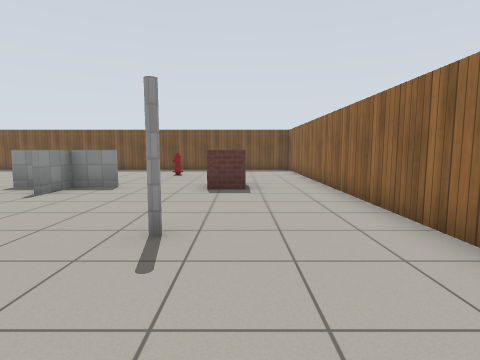
view 1 (above)

13 first-person views from a walk through a robot-simulator world made for Gazebo. The camera is 1 m above the floor, tilts 6° down and sees 80° across. The lines on the ground mark 1 m squares. The floor is counted in squares, 1 m on a side. Each view is taken from the middle of a square. On the plan, view 1 faces up. The plan holds only what a view shows up to about 11 squares ahead; the rest is blank. Simple patterns stand in for the simulator's built-in surfaces.

view 2
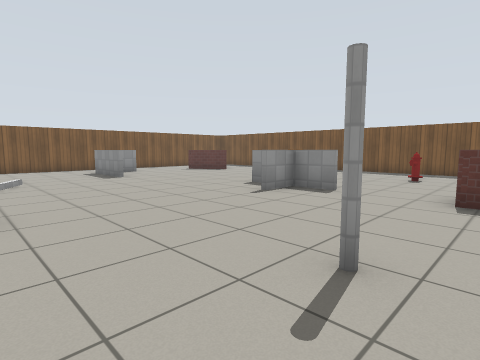

view 3
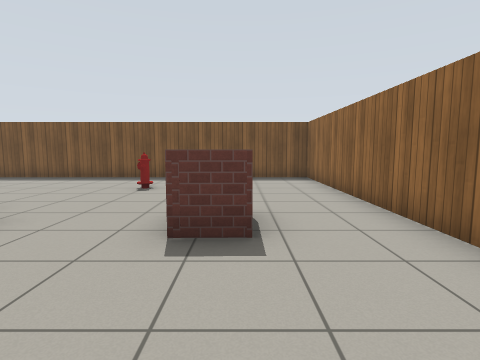

view 4
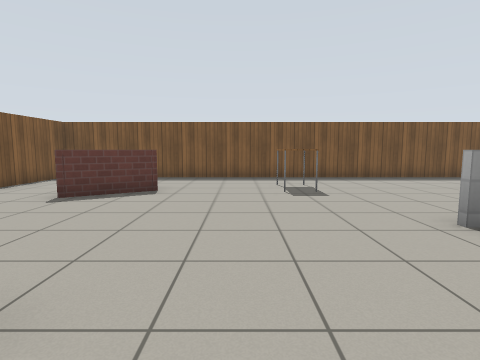

view 5
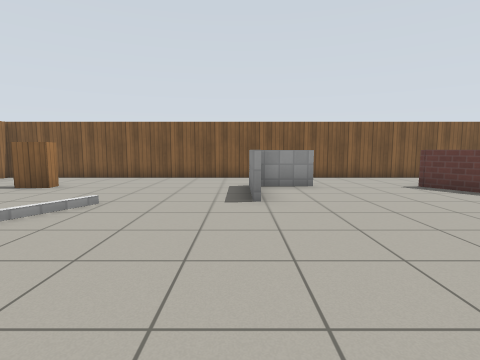

view 6
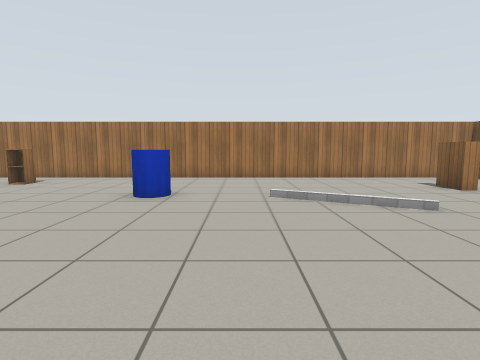

view 7
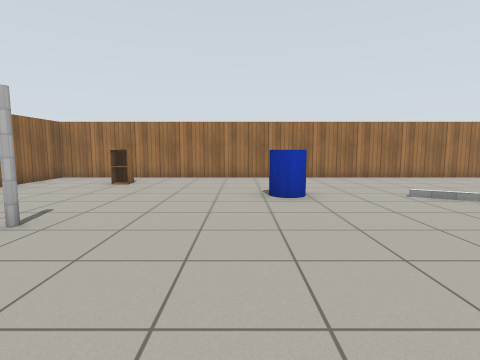

view 8
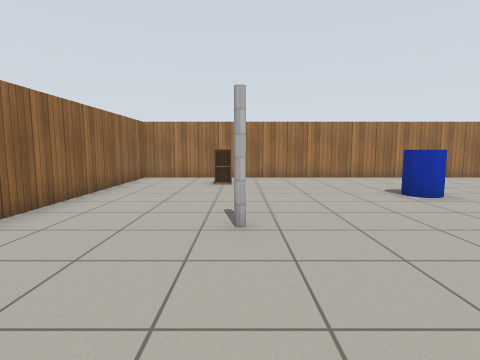

view 9
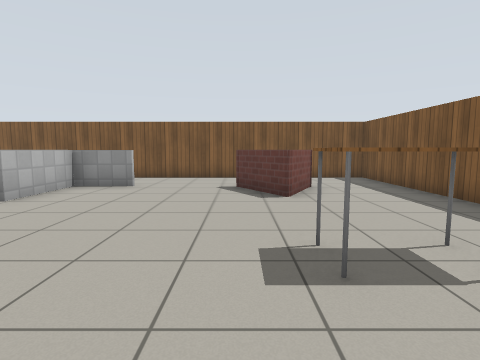

view 10
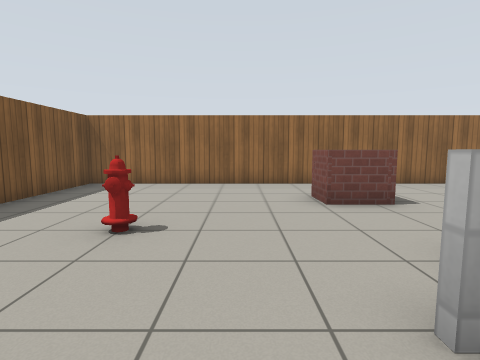

view 11
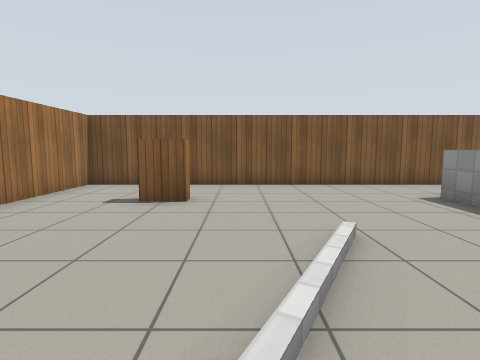

view 12
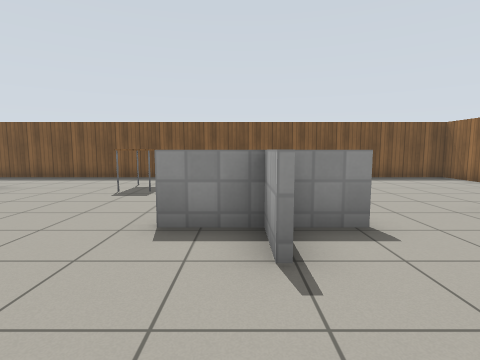

view 13
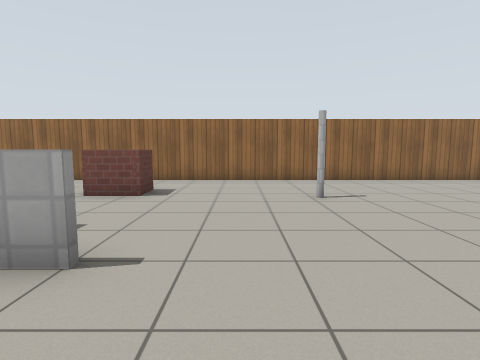

### Floor plan
Points are (right, up) in squares from view 1. A wall is a line through its corners. A room is listed if a view was taken in it or the views show most of it. See-through windows are left out.
Room 1 (views 1, 2, 3, 4, 5, 6, 7, 8, 9, 10, 11, 12, 13)
walls: (2.5, -3.4) (2.5, 14.5) (-15.4, 14.5) (-15.4, -3.4) (2.5, -3.4)
low walls: (-4.7, 6.4) (-4.7, 7.6); (-4.5, 7.6) (-4.5, 6.4); (-3.3, 7.6) (-6.1, 7.6); (-10.5, 5.3) (-13.1, 5.3); (0.2, 7.2) (-0.8, 7.2) (-0.8, 8.4) (0.2, 8.4); (-12.9, 7.1) (-12.9, 5.4) (-10.5, 5.4); (-12.7, 11.9) (-11, 11) (-12.9, 9.9)
objects: bookshelf (-13, -1) to (-13, 0); table (-8, 11) to (-7, 12); blue cylinder (-5, 1); fire hydrant (-3, 12); cabinet (-1, -2) to (0, -1); pillar (-1, 3)

Positions as (right, up) in squares from view 1, and headings:
1: (0, 0), facing up
2: (0, 1), facing up-left
3: (0, 4), facing up
4: (-9, 4), facing up
5: (-5, 5), facing left
6: (-7, 7), facing down
7: (-4, 7), facing down
8: (-1, 7), facing down
9: (-5, 10), facing left
10: (-6, 10), facing right
11: (-7, 1), facing left
12: (-5, 4), facing up
13: (-7, 5), facing right
